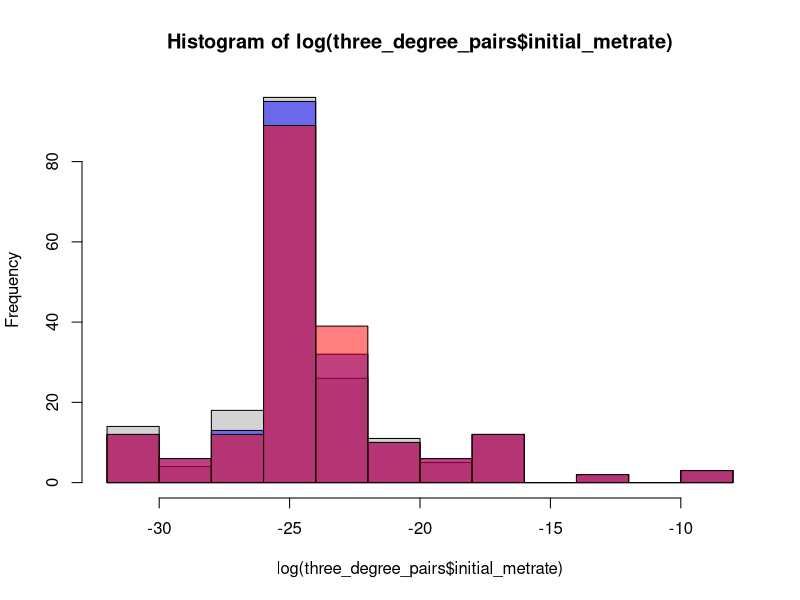
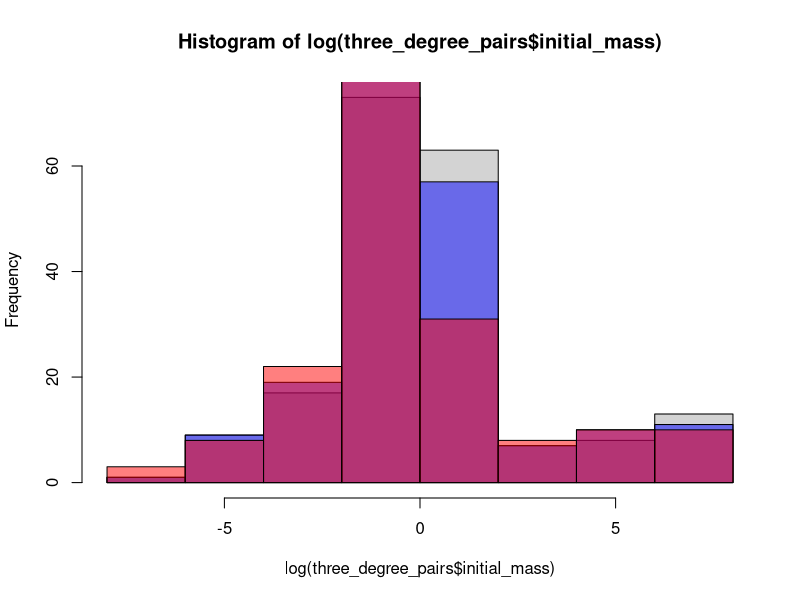
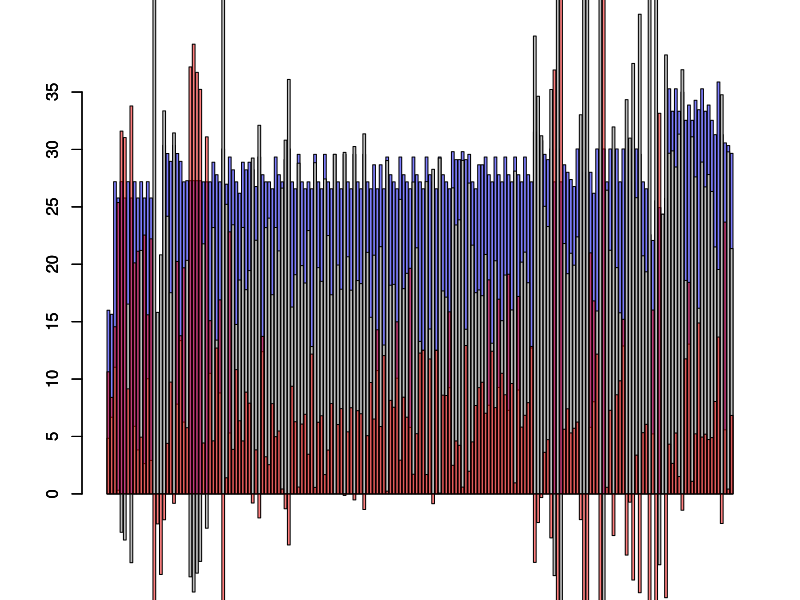
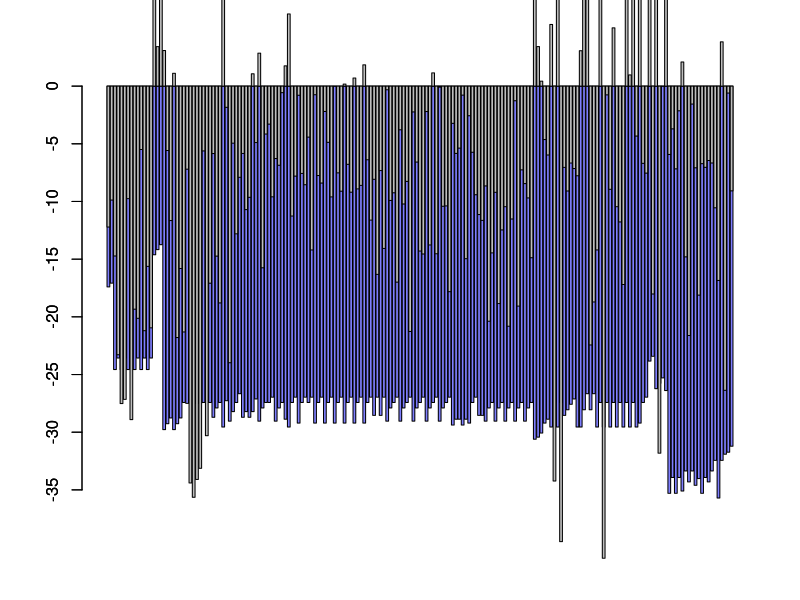
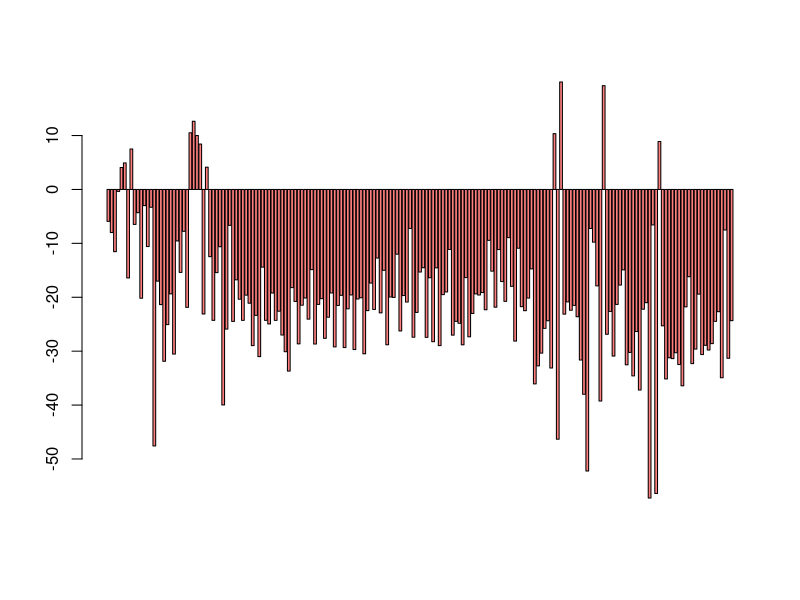

Generate these figures, in order, with R:

#--------------CALCULATING EXPONENTS AND ACTIVATION ENERGY FOR METABOLIC EQUATIONS-------------------------------

### For the metabolic rate equation Metabolic Rate = constant * (Mass ^exponent) * e ^ Activation Energy/kt
### This section uses metabolic rate, temperature, and size data to calculated fitted exponent and activation
### energy for the taxonomic classes for which we could find data. 

# Classes: Branchiopoda, Malacostraca, Maxillopoda
# Data source: Makrieva
MR_data = read.csv("Class_metabolicrates_Makrievadata.csv", stringsAsFactors = FALSE)
Class_list=unique(MR_data$Class)
InvK=1/(273.15+MR_data$TC) #getting all the units correct
Mkg=MR_data$Mg/1000
W=MR_data$qWkg*Mkg
MR_data = cbind(MR_data, InvK, W)

#obtaining class-specific exponents for metabolic rate scaling for Branchiopoda Malacostraca and Maxillopoda
class_slopes=c()
for (current_class in Class_list){
  Class_data=subset(MR_data, MR_data$Class == current_class)
  basic=lm(log(Class_data$W) ~ log(Class_data$Mg) + Class_data$InvK)
  Mslope=basic$coefficients[2]
  Tslope=basic$coefficients[3]
  Ea=Tslope*0.00008617
  class_slopes=rbind(class_slopes, c(current_class, Mslope, Tslope, Ea))
}

# Classes: Amphibia
# Data source: White
MR_Amphi = read.csv("Whiteetal_Amphibiandata.csv", stringsAsFactors = FALSE)
A_InvK=1/(273.15+MR_Amphi$TC)
A_Mkg=MR_Amphi$Mg/1000
MR_Amphi = cbind(MR_Amphi, A_InvK, A_Mkg)
A_basic=lm(log(MR_Amphi$Watts) ~ log(MR_Amphi$A_Mkg) + MR_Amphi$A_InvK)
Mslope=A_basic$coefficients[2]
Tslope=A_basic$coefficients[3]
Ea=Tslope*0.00008617
class_slopes=rbind(class_slopes, c("Amphibia", Mslope, Tslope, Ea))
class_slopes=as.data.frame(class_slopes, stringsAsFactors = FALSE)

# Classes: Actinoperygii
# Data source: Gillooly
#obtaining super-class-specific exponents for metabolic rate scaling in fish
MR_fish = read.csv("gillooly_fish.csv", stringsAsFactors = FALSE)
f_Mkg=MR_fish$Mg/1000
MR_fish = cbind(MR_fish, f_Mkg)
F_basic=lm(log(MR_fish$W) ~ log(MR_fish$f_Mkg) + MR_fish$invK)
Mslope=F_basic$coefficients[2]
Tslope=F_basic$coefficients[3]
Ea=Tslope*0.00008617
class_slopes=rbind(class_slopes, c("Actinoperygii", Mslope, Tslope, Ea))
class_slopes=as.data.frame(class_slopes, stringsAsFactors = FALSE)

#removing unneccesary column and renaming columns
class_values=class_slopes[c(-3)]
names(class_values)[names(class_values) == "V1"] = "Class"
names(class_values)[names(class_values) == "log(Class_data$Mg)"] = "exponent"
names(class_values)[names(class_values) == "Class_data$InvK"] = "Ea"

# Classes: Insecta, Gastropoda, Eurotatoria, Entognatha
# Data source (Insecta only): Chown
# Remaining classes' values from theory
I_class="Insecta"
other_class=c("Gastropoda","Eurotatoria", "Entognatha")
I_slope=0.75
I_Ea=-0.62
Other_Ea=-0.63
other_values=cbind(I_class,I_slope,I_Ea)
for (current_class in other_class){
  current_values=cbind(current_class,I_slope,Other_Ea)
  other_values=rbind(other_values, current_values)
}

other_values = as.data.frame(other_values)
names(other_values)[names(other_values) == "I_class"] = "Class"
names(other_values)[names(other_values) == "I_slope"] = "exponent"
names(other_values)[names(other_values) == "I_Ea"] = "Ea"
class_values = rbind(class_values, other_values)
class_values = transform(class_values, exponent = as.numeric(exponent), Ea = as.numeric(Ea))

#---------------------CREATE THREE DEGREE DATASET----------------------------
### Within a scientific paper, the body size-temperature study may have replicated
### experiments or have slightly different experiments that were conducted. Each experiment
### is called a replicate and was given a unique identifier in "MTEEcto_data.csv". 

# Read in compiled experimental dataset, has one temperature and replicate per row
original_data = read.csv("MTEEcto_data.csv", stringsAsFactors = FALSE, fileEncoding = "latin1")

# Turn unique row names into column in original dataset
original_data = data.frame(as.numeric(rownames(original_data)), original_data)
colnames(original_data)[1] = "row_names"

# Create list of experiment names and respective species
replicate_list_original=unique(original_data$studyID)

# Create dataset containing all temperature pairs within each replicate
all_pairs = c()
for(current_replicate in replicate_list_original){
  single_replicate = subset(original_data, original_data$studyID == current_replicate)
  single_replicate_rownames_combos = combn(single_replicate$row_names, 2)
  single_replicate_rownames_combos = t(single_replicate_rownames_combos)
  single_replicate_temps_combos = combn(single_replicate$temp, 2)
  single_replicate_temps_combos = t(single_replicate_temps_combos)
  single_replicate_masses_combos = combn(single_replicate$mass, 2)
  single_replicate_masses_combos = t(single_replicate_masses_combos)
  single_replicate_combos = cbind(single_replicate_rownames_combos, single_replicate_temps_combos, single_replicate_masses_combos)
  single_replicate_combos = data.frame(single_replicate_combos)
  single_replicate_combos = cbind(current_replicate, single_replicate_combos)
  all_pairs = rbind(all_pairs, single_replicate_combos)
}
names(all_pairs) = c("studyID", "initial_temp_row", "final_temp_row", "initial_temp", "final_temp", "initial_mass", "final_mass")

# Subset dataset to contain only temperature pairs that differ by 3*
all_pairs$temp_diff = all_pairs$final_temp - all_pairs$initial_temp
three_degree_pairs = subset(all_pairs, all_pairs$temp_diff == 3)

# Add species to three degree difference pairs
lookup = original_data[match(three_degree_pairs$studyID, original_data$studyID),]
three_degree_pairs$species = lookup$Species
three_degree_pairs$Class = lookup$Class

# List of species and number of pairs per species
species_duplicates = sort(table(three_degree_pairs$species), decreasing=TRUE)

# Add class-specific values to pairs dataset
store_class_values = class_values[match(three_degree_pairs$Class, class_values$Class),]
three_degree_pairs = cbind(three_degree_pairs, store_class_values$exponent, store_class_values$Ea)
colnames(three_degree_pairs)[11] = "exponent"
colnames(three_degree_pairs)[12] = "Ea"

#------------------CALCULATE METABOLIC RATES/MASSES--------------------------

# Use MTE equation to calculate metabolic rates (initial, final, and w/ constant/initial mass)
three_degree_pairs$initial_metrate = (three_degree_pairs$initial_mass ^ three_degree_pairs$exponent) * (exp(((three_degree_pairs$Ea) / (.00008617 * (three_degree_pairs$initial_temp + 273.15)))))
three_degree_pairs$final_metrate = (three_degree_pairs$final_mass ^ three_degree_pairs$exponent) * (exp(((three_degree_pairs$Ea) / (.00008617 * (three_degree_pairs$final_temp + 273.15)))))
three_degree_pairs$constantmass_metrate = (three_degree_pairs$initial_mass ^ three_degree_pairs$exponent) * (exp(((three_degree_pairs$Ea) / (.00008617 * (three_degree_pairs$final_temp + 273.15)))))

# Use rearranged MTE equation to calculate mass w/ constant/initial metabolic rate
three_degree_pairs$constantmetrate_mass = (three_degree_pairs$initial_metrate / (exp(three_degree_pairs$Ea / (.00008617 * (three_degree_pairs$final_temp + 273.15))))) ^ (1 / three_degree_pairs$exponent)

# Arrange dataset according to class
three_degree_pairs = three_degree_pairs[with(three_degree_pairs, order(Class)), ]

#--------------------EXPLORATORY STATS AND FIGURES-----------------------

### Summary values

# Percent differences for metabolic rates
  # 1: initial to final (empirical), expect increase
  # 2: initial to constant mass (theoretical), expect increase
  # 3: final to constant mass, expect increase

percent_diff1 = ((three_degree_pairs$final_metrate / three_degree_pairs$initial_metrate) - 1) * 100
percent_diff2 = ((three_degree_pairs$constantmass_metrate / three_degree_pairs$initial_metrate) - 1) * 100
percent_diff3 = ((three_degree_pairs$constantmass_metrate / three_degree_pairs$final_metrate) - 1) * 100

# Percent differences for masses
  # 4: initial to final (empirical), expect decrease
  # 5: initial to constant metabolic rate (theoretical), expect decrease
  # 6: final to constant metabolic rate, expect decrease

percent_diff4 = ((three_degree_pairs$final_mass / three_degree_pairs$initial_mass) - 1) * 100
percent_diff5 = ((three_degree_pairs$constantmetrate_mass / three_degree_pairs$initial_mass) - 1) * 100
percent_diff6 = ((three_degree_pairs$constantmetrate_mass / three_degree_pairs$final_mass) - 1) * 100

### Statistical tests


### Figures

# Histogram of all metabolic rates
hist(log(three_degree_pairs$initial_metrate))
hist(log(three_degree_pairs$final_metrate), col = rgb(0, 0, 1, 0.5), add = T)
hist(log(three_degree_pairs$constantmass_metrate), col = rgb(1, 0, 0, 0.5), add = T)

# Histogram of all mass values
hist(log(three_degree_pairs$initial_mass))
hist(log(three_degree_pairs$final_mass), col = rgb(0, 0, 1, 0.5), add = T)
hist(log(three_degree_pairs$constantmetrate_mass), col = rgb(1, 0, 0, 0.5), add = T)

# Barplot of percent differences for metabolic rates; expect 0 < diff3 < diff1 < diff2
barplot(percent_diff2, col = rgb(0, 0, 1, 0.5))
barplot(percent_diff1, add = T)
barplot(percent_diff3, col = rgb(1, 0, 0, 0.5), add = T)

# Barplot of percent differences for masses
barplot(percent_diff5, col = rgb(0, 0, 1, 0.5))
barplot(percent_diff4, add = T)
barplot(percent_diff6, col = rgb(1, 0, 0, 0.5))

#-----------------------------ABSOLUTE TEMP-------------------------------
